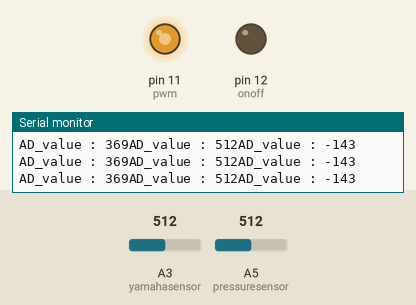
The sketch below on a simulated Arduino Uno, built with avr-gcc and run on an emulated ATmega328P. Parts: output pins drawn as LEDs (lit = HIGH), the last lines printed to the serial monitor. The test bench sets the inputs (shaded band); at power-on: A3 (yamahasensor) = 512, A5 (pressuresensor) = 512.

Above: at 1.2 s.
1.3 s: A3 (yamahasensor) set to 416
At 1.6 s:
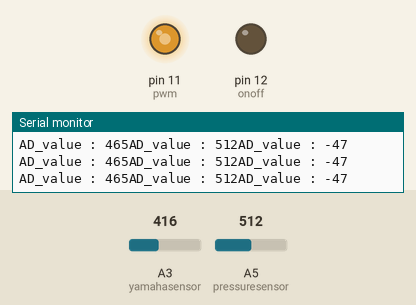
4.3 s: A3 (yamahasensor) set to 388
At 5.3 s:
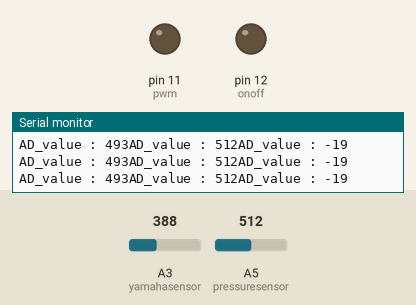
5.8 s: A5 (pressuresensor) set to 691
At 6.9 s:
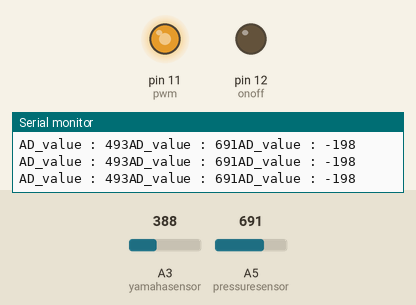
7.3 s: A5 (pressuresensor) set to 306
At 7.9 s:
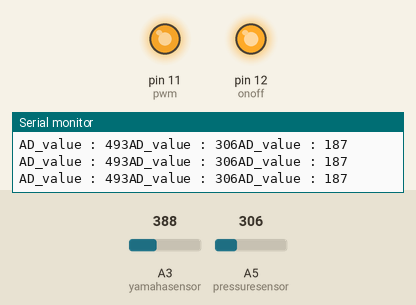
8.8 s: A5 (pressuresensor) set to 200
At 9.4 s:
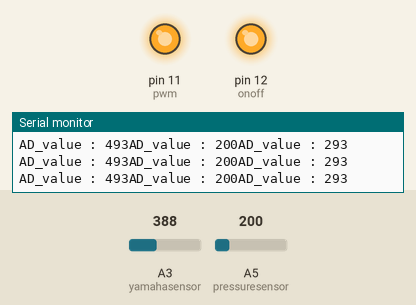
11.8 s: A5 (pressuresensor) set to 193
At 13.2 s:
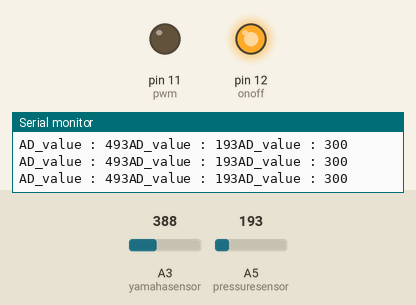
Timing chart, 0 to 14.3 s (numbered marks = the images above; inputs shaded):
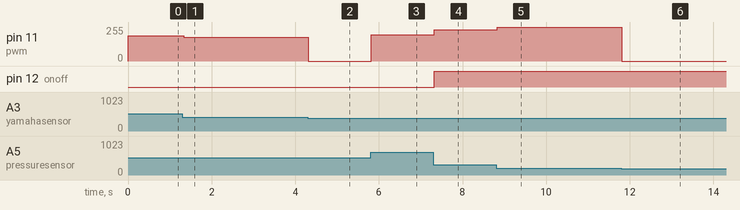

Measured:
- the behaviour switches between 400 and 399 on A3 (yamahasensor) (found by bisection; images 1 and 2)
- the behaviour switches between 194 and 193 on A5 (pressuresensor) (found by bisection; images 5 and 6)
- after the input at 1.3 s, pin 11 (pwm): 189/255 → 177/255 at once
- after the input at 4.3 s, pin 11 (pwm): 177/255 → 0/255 at once
- after the input at 5.8 s, pin 11 (pwm): 0/255 → 196/255 at once
- after the input at 7.3 s, pin 11 (pwm): 196/255 → 234/255 at once; pin 12 (onoff): LOW → HIGH at once
- after the input at 8.8 s, pin 11 (pwm): 234/255 → 254/255 at once
- after the input at 11.8 s, pin 11 (pwm): 254/255 → 0/255 at once

The sketch:

attitude_con.ino
```cpp
//Arduino基板ピン配置設定
int yamahasensor = 3;
int pressuresensor = 5;
int pwm = 11;
int onoff = 12;
//int INTERVAL = 5000;

//出力設定
void setup() {
  pinMode(pwm, OUTPUT);
  pinMode(onoff, OUTPUT);
  Serial.begin(9600);//シリアル信号用
  TCCR2B &= B11111000;//PWM周波数高速化3,11ピン
  TCCR2B |= B00000010;//PWM周波数高速化3,11ピン
}

void loop() {
  int analog_val1, analog_val2;
  long m, oldm, r, y, e, u, ud, ud1, kp, ke, ks, kd, y_max, y_min, m_max, m_min, a, b, c, d, inc;
  String message = "";

  d=4.0;    //定値
  kp=1.0;   //Pゲイン
  ke=10.0/d;//排気
  ks=15.0/d;//給気
  kd=1.0;   //Dゲイン

  /*-----------------------------------------------*/
  /*             キャリブレーション値              */

      y_max=681; //圧力350kPaのAD値
      m_max=200; //圧力最大時のストレッチャブルセンサのAD値
      y_min=240; //圧力最小時ののAD値
      m_min=600; //圧力最小時のストレッチャブルセンサのAD値

      a=y_max-y_min;
      b=m_max-m_min;

      inc=a/b;
      c=y_max-(m_max*inc);

  /*-----------------------------------------------*/


  analog_val1 = analogRead(yamahasensor);
  analog_val2 = analogRead(pressuresensor);

  /*-----------------------------------------------*/
  /*                   給気強く                    */

    m=analog_val1-oldm;

    if(m>0)
      {
        m=analog_val1;
      }
    else if(m<0)
      {
        m=analog_val1-25;
      }
    else{m=analog_val1-25;}
      oldm=analog_val1;

  /*-----------------------------------------------*/

  r = long(m*inc+c); //YAMAHAセンサAD値
  y = long(analog_val2); //圧力センサAD値

  e = r-y;
//    u=kp*(e+kd*(e-olde));   //PD制御
      u=kp*e;                 //P制御
//    olde=e;

//サーボ弁の制御
  if(u>30)//給気
    {
      digitalWrite(onoff,HIGH);
      ud=(u/d*ks)/d;
      if(ud>255){ud=255;}
      else{ ud=ud;}
        ud1 = (200+ud);//数値は172を基準//0～255まで調整可
        analogWrite(pwm,ud1);
    }

  else if(u<-30)//排気
    {
      digitalWrite(onoff,LOW);
      ud=((-u)/d*ke)/d;

      if(ud>255){ud=255;}
      else{ ud=ud;}
        ud1 = (172+ud);//数値は172を基準//0～255まで調整可
        analogWrite(pwm,ud1);
    }

  else//保持
    {
      ud1 = 0;
      analogWrite(pwm,ud1);
    }

  /*-----------------------------------------------*/
  /*                  シリアル表記                 */

    message = "AD_value : ";

    Serial.print(message);
    Serial.print(r);
    Serial.print(message);
    Serial.print(y  );
    Serial.print(message);
    Serial.print(e);
    Serial.println("");

  /*-----------------------------------------------*/

}
```
